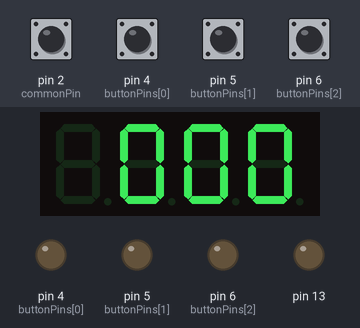
A sketch run on a simulated Arduino Uno, built with avr-gcc and run on an emulated ATmega328P. On the bench: 4-digit seven-segment display, output pins drawn as LEDs (lit = HIGH). Inputs (shaded band) come from the test bench; at power-on: pin 2 (commonPin), pin 6 (buttonPins[2]) HIGH, pin 4 (buttonPins[0]), pin 5 (buttonPins[1]) LOW.

Above: at 0.1 s.
At 1.2 s:
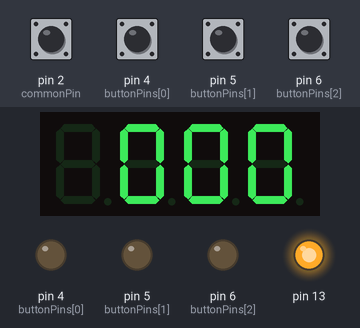
1.3 s: pin 2 (commonPin) pulled LOW for 0.15 s
Timing chart, 0 to 1.4 s (numbered marks = the images above; inputs shaded):
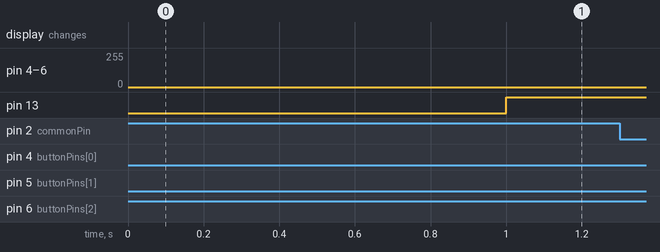

The sketch:

int_clock.ino
```cpp
#include <Arduino.h>
#include <TM1637Display.h>
#define CLK 9
#define DIO 8
TM1637Display display(CLK, DIO);

//storage variables
boolean toggle1 = 0;
const int commonPin = 2;
const int buttonPins[] = {4,5,6}; // 4 menu, 5 up, 6 down, 13 led
int D1 = 1;
int D2 = 2;
int D3 = 5;
int D4 = 9;
int Sec = 0;
int select = 1;

void setup(){

  //set pins as outputs
  pinMode(13, OUTPUT);
  configureCommon(); // Setup pins for interrupt
  attachInterrupt(digitalPinToInterrupt(commonPin), pressInterrupt, FALLING);
  display.setBrightness(0x0f);
  cli();//stop interrupts

//set timer1 interrupt at 1Hz
  TCCR1A = 0;// set entire TCCR1A register to 0
  TCCR1B = 0;// same for TCCR1B
  TCNT1  = 0;//initialize counter value to 0
  // set compare match register for 1hz increments
  OCR1A = 15624;// = (16*10^6) / 1*1024) - 1 (must be <65536)
  // turn on CTC mode
  TCCR1B |= (1 << WGM12);
  // Set CS12 and CS10 bits for 1024 prescaler
  TCCR1B |= (1 << CS12) | (1 << CS10);
  // enable timer compare interrupt
  TIMSK1 |= (1 << OCIE1A);

  sei();//allow interrupts

}//end setup

ISR(TIMER1_COMPA_vect){//timer1 interrupt 1Hz toggles pin 13 (LED)
//generates pulse wave of frequency 1Hz/2 = 0.5kHz (takes two cycles for full wave- toggle high then toggle low)
  Sec = Sec + 1;
  if (toggle1){
    digitalWrite(13,HIGH);
    toggle1 = 0;
  }
  else{
    digitalWrite(13,LOW);
    toggle1 = 1;
  }
}

void loop(){
  //do other things here
  if (Sec == 60)
  {
    Sec = 0;
    D4 = D4 + 1;
  }
  if (D4 == 10)
  {
    D4 = 0;
    D3 = D3 + 1;
  }
  if (D3 == 6)
  {
    D3 = 0;
    D2 = D2 + 1;
  }
  if (D2 == 10)
  {
    D2 = 0;
    D1 = D1 + 1;
  }
  if ((D1 == 1) && (D2 == 3))
  {
    D1 = 0;
    D2 = 1;
  }
// Apabila berkurang terus oleh down jadi negatif
  if (D4 == -1)
  {
    D4 = 9;
    D3 = D3 - 1;
  }
  if (D3 == -1)
  {
    D3 = 5;
    D2 = D2 - 1;
  }
  if (D2 == -1)
  {
    D2 = 9;
    D1 = D1 - 1;
  }
  if (D1 == -1)
  {
    D1 = 11;
  }
  if (select == 5)
  {
    select = 1;
  }

  display.showNumberDec(D1,D2,D3,D4);
}
void pressInterrupt() {
  configureDistinct();
  if (!digitalRead(buttonPins[0])){
    select = select + 1;
  }
  if (!digitalRead(buttonPins[1])){
     switch(select){
          case 1:
            D1 = D1 + 1;
            break;
          case 2:
            D2 = D2 + 1;
            break;
          case 3:
            D3 = D3 + 1;
            break;
          case 4:
            D4 = D4 + 1;
            break;
        }
  }
  if (!digitalRead(buttonPins[2])){
    switch(select){
          case 1:
            D1 = D1 - 1;
            break;
          case 2:
            D2 = D2 - 1;
            break;
          case 3:
            D3 = D3 - 1;
            break;
          case 4:
            D4 = D4 - 1;
            break;
    }
  }
  configureCommon();
}
void configureCommon() {
  pinMode(commonPin, INPUT_PULLUP);

  for (int i = 0; i < sizeof(buttonPins) / sizeof(int); i++) {
    pinMode(buttonPins[i], OUTPUT);
    digitalWrite(buttonPins[i], LOW);
  }
}

void configureDistinct() {
  pinMode(commonPin, OUTPUT);
  digitalWrite(commonPin, LOW);

  for (int i = 0; i < sizeof(buttonPins) / sizeof(int); i++) {
    pinMode(buttonPins[i], INPUT_PULLUP);
  }
}
```
